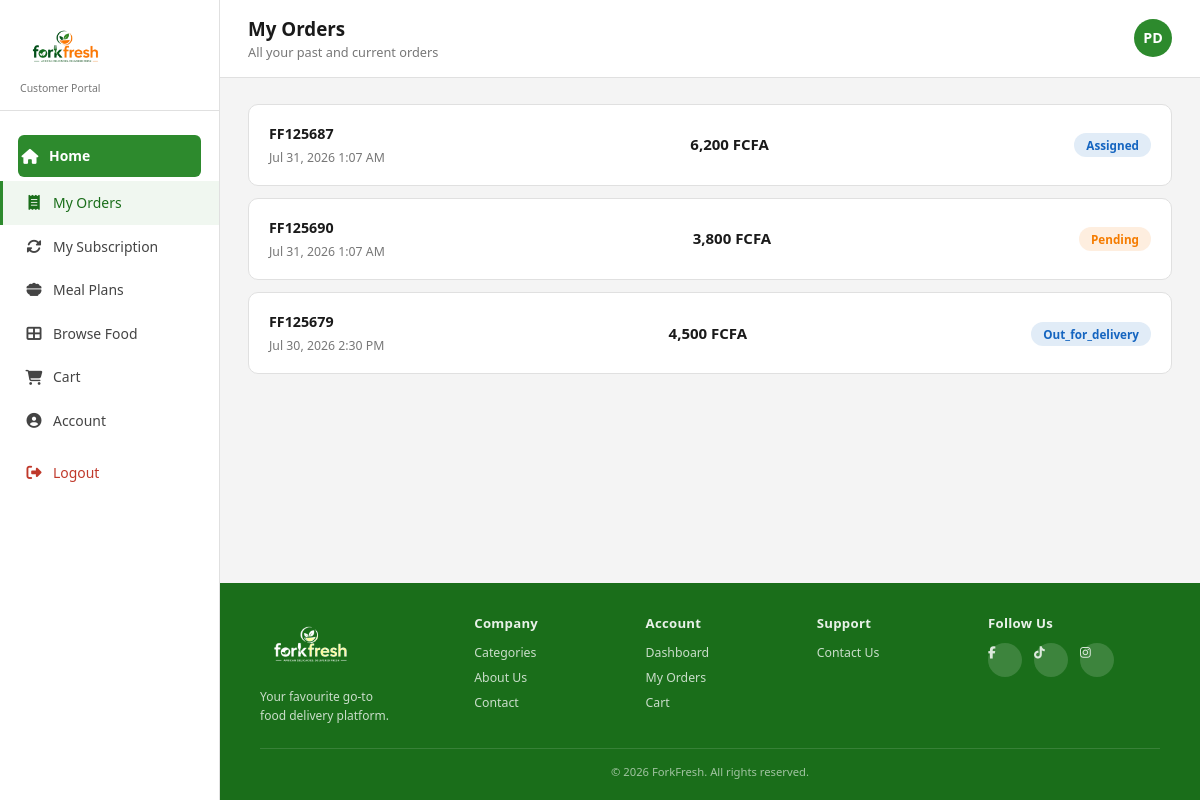
/customer/my-orders.php (signed in), run on the app's committed database.
### tables this page shows
CREATE TABLE IF NOT EXISTS users (
    id            INT UNSIGNED AUTO_INCREMENT PRIMARY KEY,
    first_name    VARCHAR(100)  NOT NULL,
    last_name     VARCHAR(100)  NOT NULL,
    email         VARCHAR(255)  NOT NULL UNIQUE,
    phone         VARCHAR(25)   DEFAULT NULL,
    password_hash VARCHAR(255)  NOT NULL,
    avatar        VARCHAR(255)  DEFAULT NULL,
    role          ENUM('customer') NOT NULL DEFAULT 'customer',
    is_active     TINYINT(1)    NOT NULL DEFAULT 1,
    created_at    TIMESTAMP     NOT NULL DEFAULT CURRENT_TIMESTAMP,
    updated_at    TIMESTAMP     NOT NULL DEFAULT CURRENT_TIMESTAMP ON UPDATE CURRENT_TIMESTAMP
);

CREATE TABLE IF NOT EXISTS orders (
    id                  INT UNSIGNED AUTO_INCREMENT PRIMARY KEY,
    order_number        VARCHAR(20)   DEFAULT NULL,
    user_id             INT UNSIGNED  NOT NULL,
    address_id          INT UNSIGNED  DEFAULT NULL,
    rider_id            INT UNSIGNED  DEFAULT NULL,
    subtotal            DECIMAL(10,2) NOT NULL DEFAULT 0.00,
    delivery_fee        DECIMAL(10,2) NOT NULL DEFAULT 1000.00,
    total_amount        DECIMAL(10,2) NOT NULL DEFAULT 0.00,
    delivery_time_type  VARCHAR(50)   DEFAULT 'ASAP',
    rider_note          TEXT          DEFAULT NULL,
    order_status        VARCHAR(50)   NOT NULL DEFAULT 'pending',
    customer_name       VARCHAR(150)  DEFAULT NULL,
    customer_phone      VARCHAR(25)   DEFAULT NULL,
    restaurant_name     VARCHAR(150)  DEFAULT NULL,
    dropoff_address     VARCHAR(255)  DEFAULT NULL,
    estimated_minutes   INT           NOT NULL DEFAULT 30,
    placed_at           TIMESTAMP     NOT NULL DEFAULT CURRENT_TIMESTAMP,
    assigned_at         TIMESTAMP     NULL DEFAULT NULL,
    delivered_at        TIMESTAMP     NULL DEFAULT NULL,
    updated_at          TIMESTAMP     NOT NULL DEFAULT CURRENT_TIMESTAMP ON UPDATE CURRENT_TIMESTAMP,
    FOREIGN KEY (user_id)    REFERENCES users(id)     ON DELETE CASCADE,
    FOREIGN KEY (address_id) REFERENCES addresses(id) ON DELETE SET NULL,
    FOREIGN KEY (rider_id)   REFERENCES riders(id)    ON DELETE SET NULL,
    INDEX idx_user   (user_id),
    INDEX idx_status (order_status),
    INDEX idx_rider  (rider_id)
);

### config/db.php (called while the page is built, shortened)
<?php
function getDB(): PDO
{
    static $pdo = null;
    if ($pdo === null) {
        $dsn = sprintf(
            'mysql:host=%s;port=%s;dbname=%s;charset=%s',
            DB_HOST, DB_PORT, DB_NAME, DB_CHARSET
        );
        $options = [
            PDO::ATTR_ERRMODE            => PDO::ERRMODE_EXCEPTION,
            PDO::ATTR_DEFAULT_FETCH_MODE => PDO::FETCH_ASSOC,
            PDO::ATTR_EMULATE_PREPARES   => false,
        ];
        try {
            $pdo = new PDO($dsn, DB_USER, DB_PASS, $options);
        } catch (PDOException $e) {
            error_log('[ForkFresh DB] ' . $e->getMessage());
            die('<p style="font-family:sans-serif;color:#c00;padding:20px;">
                 Database connection failed. Check your MySQL server and config/db.php settings.</p>');
        }
    }
    return $pdo;
}
function getCurrentUserId(): int
{
    return (int)($_SESSION['user_id'] ?? 0);
}
function getCurrentUser(): array
{
    $id = getCurrentUserId();
    $stmt = getDB()->prepare('SELECT id, first_name, last_name, email, phone FROM users WHERE id = ?');
    $stmt->execute([$id]);
    return $stmt->fetch() ?: [];
}
function e(string $v): string
{
    return htmlspecialchars($v, ENT_QUOTES | ENT_SUBSTITUTE, 'UTF-8');
}
function formatPrice(float $price): string
{
    return number_format($price, 0, '.', ',') . ' FCFA';
}

### customer/my-orders.php (the view, shortened to what this page needs)
<?php
require_once dirname(__DIR__) . '/config/db.php';
$userId = getCurrentUserId();
$user   = getCurrentUser();
$db     = getDB();
$stmt = $db->prepare('SELECT id, order_number, total_amount, order_status, placed_at FROM orders WHERE user_id=? ORDER BY placed_at DESC');
$stmt->execute([$userId]);
$orders = $stmt->fetchAll();
$initials = strtoupper(substr($user['first_name'] ?? 'U', 0, 1) . substr($user['last_name'] ?? '', 0, 1));
?>
<!DOCTYPE html>
<html lang="en">
<head>
  <link rel="stylesheet" href="assets/css/style.css">
  <link rel="stylesheet" href="https://cdnjs.cloudflare.com/ajax/libs/font-awesome/6.5.0/css/all.min.css">
</head>
<body>
<div class="app-wrapper">
  <?php include 'partials/sidebar.php'; ?>
  <div class="main-content">
    <header class="topbar">
      <div class="topbar-left">
        <div class="topbar-greeting"><h1>My Orders</h1><p>All your past and current orders</p></div>
      </div>
      <div class="topbar-right"><div class="topbar-avatar"><?= $initials ?></div></div>
    </header>
    <main class="page-body">
      <?php if (empty($orders)): ?>
      <div style="text-align:center;padding:60px 20px;background:#fff;border-radius:var(--radius);border:1px solid var(--border);">
        <p style="font-size:2.5rem;margin-bottom:12px;">📦</p>
        <p style="color:var(--text-light);margin-bottom:18px;">No orders yet.</p>
        <a href="<?= BASE_URL ?>categories.php" style="background:var(--green-main);color:#fff;padding:10px 24px;border-radius:8px;text-decoration:none;font-weight:600;">Start Shopping</a>
      </div>
      <?php else: ?>
      <div style="display:flex;flex-direction:column;gap:12px;">
        <?php foreach ($orders as $o):
          $statusColor = match($o['order_status']) {
            'delivered'  => '#2e7d32',
            'pending'    => '#f57c00',
            'cancelled'  => '#e53935',
            default      => '#1565c0',
          };
        ?>
        <div style="background:#fff;border:1px solid var(--border);border-radius:var(--radius);padding:18px 20px;display:flex;align-items:center;justify-content:space-between;gap:14px;">
          <div>
            <p style="font-weight:700;font-size:.95rem;"><?= e($o['order_number'] ?? '#' . $o['id']) ?></p>
            <p style="font-size:.82rem;color:var(--text-light);margin-top:3px;"><?= date('M j, Y g:i A', strtotime($o['placed_at'])) ?></p>
          </div>
          <div style="text-align:center;">
            <p style="font-weight:700;"><?= formatPrice((float)$o['total_amount']) ?></p>
          </div>
          <div>
            <span style="background:<?= $statusColor ?>20;color:<?= $statusColor ?>;padding:4px 12px;border-radius:20px;font-size:.78rem;font-weight:700;text-transform:capitalize;">
              <?= e($o['order_status']) ?>
            </span>
          </div>
        </div>
        <?php endforeach; ?>
      </div>
      <?php endif; ?>
    </main>
    <?php include 'partials/footer.php'; ?>
  </div>
</div>
</body>
</html>

### customer/assets/css/style.css (style rules this page uses)
:root { --green-dark: #1a6e1a; --green-main: #2d8a2d; --green-light: #4caf50; --green-bg: #f0f7f0; --orange: #e07820; --orange-hover: #c96a18; --white: #ffffff; --off-white: #f9f9f9; --border: #e0e0e0; --text-dark: #1a1a1a; --text-mid: #444444; --text-light: #777777; --shadow-sm: 0 1px 4px rgba(0,0,0,.08); --shadow-md: 0 4px 14px rgba(0,0,0,.12); --radius: 10px; --radius-lg: 16px; --sidebar-w: 220px; --transition: .22s ease; }
*, *::before, *::after { box-sizing: border-box; margin: 0; padding: 0; }
html { font-size: 15px; scroll-behavior: smooth; }
body { font-family: 'Segoe UI', Arial, sans-serif; background: #f4f4f4; color: var(--text-dark); line-height: 1.55; min-height: 100vh; }
.app-wrapper { display: flex; min-height: 100vh; }
.main-content { margin-left: var(--sidebar-w); flex: 1; display: flex; flex-direction: column; min-height: 100vh; }
.topbar { display: flex; align-items: center; justify-content: space-between; padding: 14px 28px; background: var(--white); border-bottom: 1px solid var(--border); position: sticky; top: 0; z-index: 100; }
.topbar-left { display: flex; align-items: center; gap: 12px; }
.topbar-greeting h1 { font-size: 1.25rem; font-weight: 700; }
.topbar-greeting p { font-size: .85rem; color: var(--text-light); }
.topbar-right { display: flex; align-items: center; gap: 16px; }
.topbar-avatar { width: 38px; height: 38px; border-radius: 50%; background: var(--green-main); color: #fff; display: flex; align-items: center; justify-content: center; font-weight: 700; font-size: .95rem; }
.page-body { padding: 26px 28px; flex: 1; }

### data on the page
users: initials "PD"
orders: order_number "FF125687", placed_at "Jul 31, 2026 1:07 AM", total_amount "6,200 FCFA", order_status "Assigned"
orders: order_number "FF125690", placed_at "Jul 31, 2026 1:07 AM", total_amount "3,800 FCFA", order_status "Pending"
orders: order_number "FF125679", placed_at "Jul 30, 2026 2:30 PM", total_amount "4,500 FCFA", order_status "Out_for_delivery"
